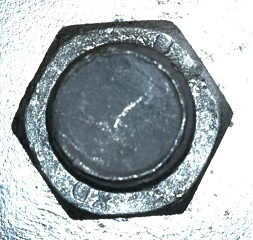
#> input picture test2/10.jpg, 253 x 240 px
$ python houghtest.py
#> lines starting #> are read from the running program, lines starting #| are printed output that depends on the picture; after the words box and inside, x2 and y2 are one past the last pixel; in counts of white or black regions, pixels touching at a corner belong together; long printed decimals are rounded
### test2/mycv.py
# -*- coding:utf-8 -*-
# mycv.py
# zhengyinloong
# 2023/04/27 09:07
"""
    图像处理自定义系列函数
    Grads
    Canny
    Hough
    ...
"""
import cv2 as cv
import numpy as np

""" 梯度算子 """

# Sobel算子
# Sobel_x = np.array([[-1, 0, 1], [-2, 0, 2], [-1, 0, 1]])
# Sobel_y = np.array([[-1, -2, -1], [0, 0, 0], [1, 2, 1]])
# Scharr算子
Sobel_x = np.array([[-3, 0, 3], [-10, 0, 10], [-3, 0, 3]])
Sobel_y = np.array([[-3, -10, -3], [0, 0, 0], [3, 10, 3]])


def myconv(img, myfilter):
    # 该函数借鉴自CSDN
    """ An implementation of convolution filter.

    This function uses element-wise multiplication and np.sum()
    to efficiently compute weighted sum of neighborhood at each
    pixel.

    Args:
        img: numpy array of shape (Hi, Wi).
        myfilter: numpy array of shape (Hk, Wk).

    Returns:
        out: numpy array of shape (Hi, Wi).
    """
    Hi, Wi = img.shape
    Hk, Wk = myfilter.shape
    out = np.zeros((Hi, Wi))

    # For this assignment, we will use edge values to pad the images.
    # Zero padding will make derivatives at the image boundary very big,
    # whereas we want to ignore the edges at the boundary.
    pad_width0 = Hk // 2
    pad_width1 = Wk // 2
    pad_width = ((pad_width0, pad_width0), (pad_width1, pad_width1))
    padded = np.pad(img, pad_width, mode='edge')

    ### YOUR CODE HERE
    x = Hk // 2
    y = Wk // 2
    # 横向遍历卷积后的图像
    for i in range(pad_width0, Hi - pad_width0):
        # 纵向遍历卷积后的图像
        for j in range(pad_width1, Wi - pad_width1):
            split_img = img[i - pad_width0:i + pad_width0 + 1, j - pad_width1:j + pad_width1 + 1]
            # 对应元素相乘
            out[i, j] = np.sum(np.multiply(split_img, myfilter))
    # out = (out-out.min()) * (1/(out.max()-out.min()) * 255).astype('uint8')

    return out


def mygrads(img):
    """
    计算梯度,这里暂时使用的梯度算子是 Scharr 算子
    :param img:
    :return: [grads, theta]
    """
    gx = myconv(img, Sobel_x)
    gy = myconv(img, Sobel_y)
    grads = np.sqrt(np.square(gx) + np.square(gy))

    theta = np.arctan2(gy, gx) * 180 / np.pi

    return [grads, theta]


def mycanny(img, lowTh=None, ratio=None, flag=None):
    """
    canny edge detection
    :param img: gray image matrix
    :param lowTh: Low threshold
    :param ratio: higTh = ratio*lowTh
    :param flag: 0 - grads,
                 1 - sector,
                 2 - canny2,
                 3 - bins,
                 None - all [grads,theta,sector,canny1,canny2,bins]
    :return: img after canny
    """
    # img=np.double(img)
    [row, col] = np.shape(img)
    # 梯度大小，方向，区域矩阵
    # grads = np.zeros((row, col))
    # theta = np.zeros((row, col))
    [grads, theta] = mygrads(img)
    sector = np.zeros((row, col))
    # 非极大值抑制
    canny1 = np.zeros((row, col))
    # 双阈值检测和连接
    canny2 = np.zeros((row, col))
    # 二值化
    bins = np.zeros((row, col))
    for i in range(row - 1):
        for j in range(col - 1):
            if -67.5 < theta[i, j] <= -22.5 or 112.5 <= theta[i, j] < 157.5:
                sector[i, j] = 0
            elif 67.5 <= theta[i, j] < 112.5 or -112.5 < theta[i, j] <= -67.5:
                sector[i, j] = 1
            elif 22.5 <= theta[i, j] < 67.5 or -157.5 < theta[i, j] <= -112.5:
                sector[i, j] = 2
            else:
                sector[i, j] = 3
    # 非极大值抑制
    for i in range(1, row - 1):
        for j in range(1, col - 1):
            if 0 == sector[i, j]:  # 右上 - 左下
                if (grads[i, j] > grads[i + 1, j - 1]) and (grads[i, j] > grads[i - 1, j + 1]):
                    canny1[i, j] = grads[i, j]
                else:
                    canny1[i, j] = 0
            elif 1 == sector[i, j]:  # 竖直方向
                if (grads[i, j] > grads[i - 1, j]) and (grads[i, j] > grads[i + 1, j]):
                    canny1[i, j] = grads[i, j]
                else:
                    canny1[i, j] = 0
            elif 2 == sector[i, j]:  # 左上-右下
                if (grads[i, j] > grads[i - 1, j - 1]) and (grads[i, j] > grads[i + 1, j + 1]):
                    canny1[i, j] = grads[i, j]
                else:
                    canny1[i, j] = 0
            elif 3 == sector[i, j]:  # 横方向
                if (grads[i, j] > grads[i, j - 1]) and (grads[i, j] > grads[i, j + 1]):
                    canny1[i, j] = grads[i, j]
                else:
                    canny1[i, j] = 0
    # 双阈值检测
    # 自动生成低阈值和高阈值(比率)，该方法由试验得来，有待进一步检验
    if lowTh is None:
        lowTh = np.mean(canny1)
        print("low threshold = ", lowTh)
    if ratio is None:
        ratio = np.max(canny1) / np.mean(canny1) * 0.6
        print("high threshold = ", ratio * lowTh)
    higTh = ratio * lowTh  # 高阈值
    for i in range(1, row - 1):
        for j in range(1, col - 1):
            if canny1[i, j] < lowTh:
                canny2[i, j] = 0
                bins[i, j] = 0
                continue
            elif canny1[i, j] > higTh:
                canny2[i, j] = canny1[i, j]
                # bins[i,j] = 1
                bins[i, j] = 255
                continue
            else:
                # 8邻域连接,介于之间的看其8领域有没有高于高阈值的，有则可以为边缘
                # tem = [canny1[i-1,j-1], canny1[i-1,j], canny1[i-1,j+1],
                #        canny1[i,j-1],    canny1[i,j],   canny1[i,j+1],
                #        canny1[i+1,j-1], canny1[i+1,j], canny1[i+1,j+1]]
                tem = canny1[i - 1:i + 2, j - 1:j + 2]
                temMax = np.max(tem)
                if temMax > higTh:
                    canny2[i, j] = temMax
                    # bins[i,j]=1
                    bins[i, j] = 255
                    continue
                else:
                    canny2[i, j] = 0
                    bins[i, j] = 0
                    continue

    canny1 = np.round(canny1)
    canny2 = np.round(canny2)
    bins = np.round(bins)

    # 返回值分配
    if flag == 0:
        return grads
    elif flag == 1:
        return sector
    elif flag == 2:
        return canny2
    elif flag == 3:
        return bins
    else:
        return [grads, theta, sector, canny1, canny2, bins]


# [68 lines left out: functions edge_detecting, get_lines, draw_lines, not called in this run]

# ========================= THE END ======================== #

### test2/houghtest.py
# -*- coding:utf-8 -*-
# houghtest.py
# zhengyinloong
# 2023/04/28 07:29
import cv2 as cv
import numpy as np
import matplotlib.pyplot as plt
from mycv import *

def edge_detecting(img):
    # Gray
    # 高斯降噪
    sigma = 10
    k_size = 3
    img = cv.GaussianBlur(img, (k_size, k_size), sigma)
    # canny检测
    edges = mycanny(img, flag=3)
    return edges

IMG1 = "./10.jpg"
img1 = cv.imread(IMG1,cv.IMREAD_GRAYSCALE)
#> img1: shape (240, 253); min 12, max 255, mean 171.2

edge1 = edge_detecting(img1)
#> after the loop in myconv, `for i in range(pad_width0, Hi - pad_width0):`:
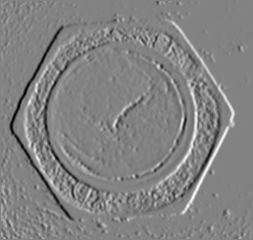
#> out: shape (240, 253) float64; min -2338, max 2227, mean 3.3; drawn with min black and max white
#> after the loop in myconv (call 2), `for i in range(pad_width0, Hi - pad_width0):`:
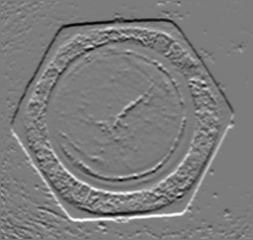
#> out: shape (240, 253) float64; min -2246, max 2349, mean -1.6; drawn with min black and max white
#> in mygrads, `theta = np.arctan2(gy, gx) * 180 / np.pi`:
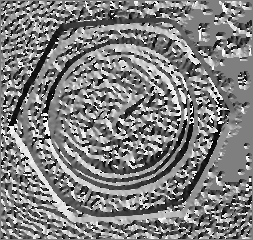
#> theta: shape (240, 253) float64; min -179.9, max 180, mean 0.2; drawn with min black and max white
#> after the loop in mycanny, `for i in range(row - 1):`:
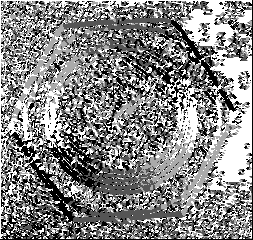
#> sector: shape (240, 253) float64; min 0, max 3, mean 1.58; drawn with min black and max white
#> after the loop in mycanny, `for i in range(1, row - 1):`:
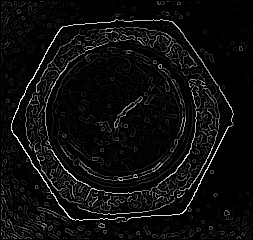
#> canny1: shape (240, 253) float64; min 0, max 2575.8, mean 137.6; drawn with min black and max white
#> in mycanny, `lowTh = np.mean(canny1)`: lowTh = 137.6
#| low threshold =  137.602
#> in mycanny, `ratio = np.max(canny1) / np.mean(canny1) * 0.6`: ratio = 11.23
#| high threshold =  1545.493
#> in mycanny, `higTh = ratio * lowTh`: higTh = 1545.5
#> after the loop in mycanny, `for i in range(1, row - 1):`:
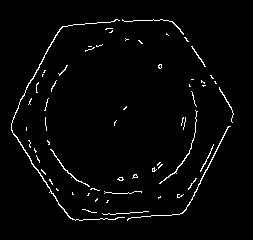
#> bins: shape (240, 253) float64; 2.5% white in thin lines or dots, all inside (x1, y1, x2, y2) = (11, 19, 234, 221)
#> after the loop in mycanny, `for i in range(1, row - 1):`:
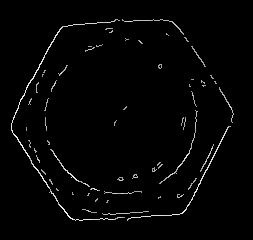
#> canny2: shape (240, 253) float64; min 0, max 2575.8, mean 49.4; drawn with min black and max white

# Hough

A = 1


# Wait until a key pressed
cv.waitKey(0)

# Destroy all the windows opened before
cv.destroyAllWindows()

$ run again, with test2/11.jpg copied over test2/10.jpg
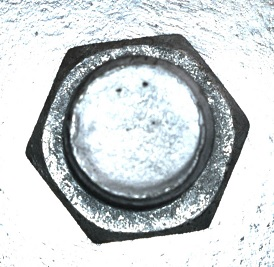
#> input picture test2/11.jpg, 274 x 267 px
#> after the loop in mycanny, `for i in range(1, row - 1):`:
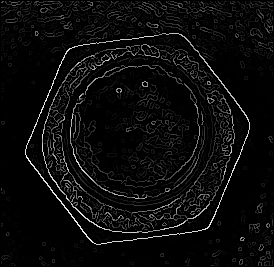
#> canny1: shape (267, 274) float64; min 0, max 2561.8, mean 118.2; drawn with min black and max white
#> lowTh = 118.2
#| low threshold =  118.227
#> ratio = 13
#| high threshold =  1537.105
#> higTh = 1537.1
#> after the loop in mycanny, `for i in range(1, row - 1):`:
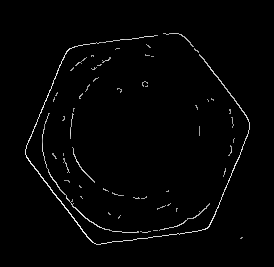
#> canny2: shape (267, 274) float64; min 0, max 2561.8, mean 41.5; drawn with min black and max white

$ run again, with test2/12.jpg copied over test2/10.jpg
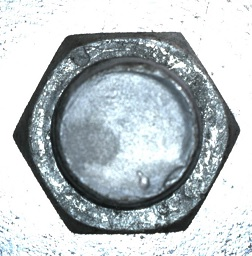
#> input picture test2/12.jpg, 252 x 256 px
#> after the loop in mycanny, `for i in range(1, row - 1):`:
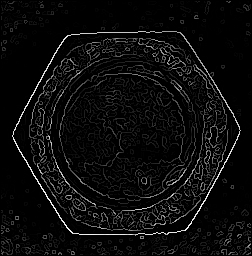
#> canny1: shape (256, 252) float64; min 0, max 2516.2, mean 123.3; drawn with min black and max white
#> lowTh = 123.3
#| low threshold =  123.260
#> ratio = 12.25
#| high threshold =  1509.719
#> higTh = 1509.7
#> after the loop in mycanny, `for i in range(1, row - 1):`:
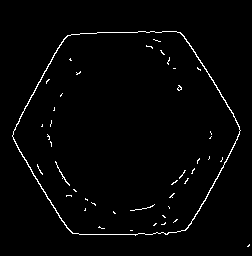
#> bins: shape (256, 252) float64; 1.9% white in thin lines or dots, all inside (x1, y1, x2, y2) = (12, 31, 250, 247)
